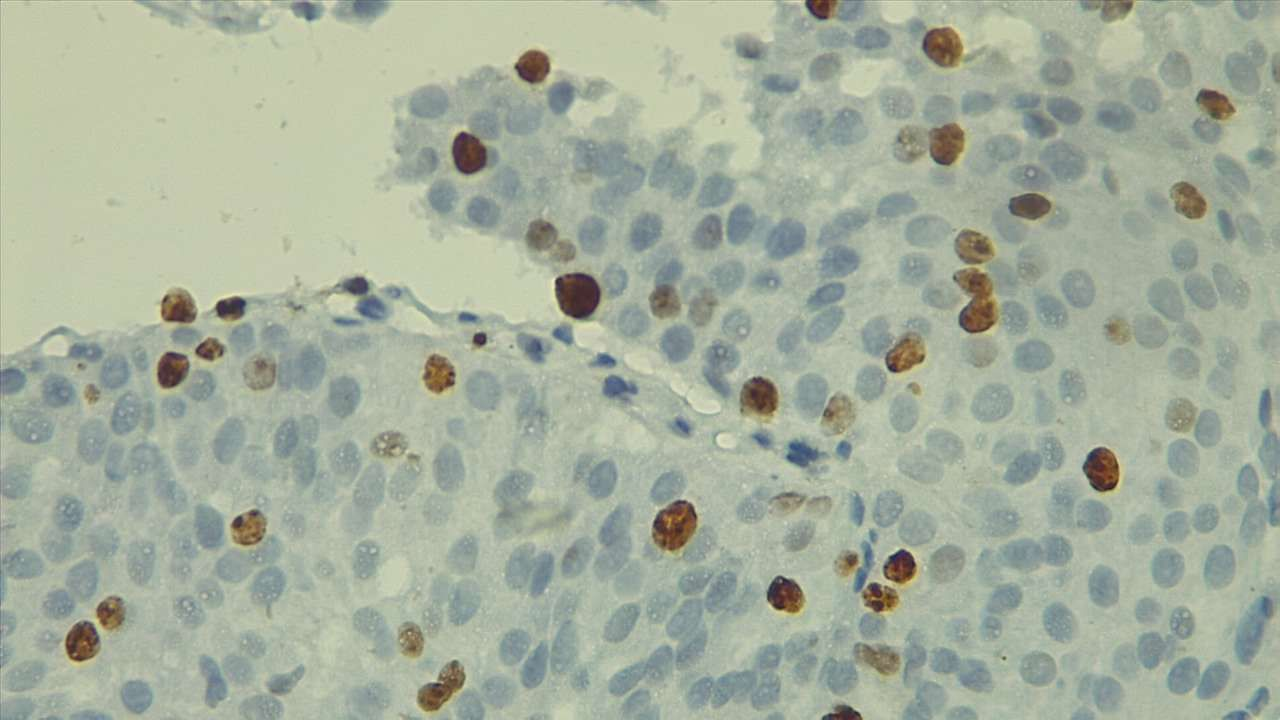
#> input picture EZE004 (5) (1).jpg, 1280 x 720 px, found by its file name
$ jupyter execute --allow-errors 'MASCARA para fondo.ipynb'
#> lines starting #> are read from the running program, lines starting #| are printed output that depends on the picture; after the words box and inside, x2 and y2 are one past the last pixel; in counts of white or black regions, pixels touching at a corner belong together
[cell 1]
# LIBRERIAS E INSTALACIONES QUE NO TENIA (CREO QUE NO ES NECESARIO QUE LO CORRAN)
pkgs = {
    "matplotlib":       "matplotlib",
    "numpy":            "numpy",
    "pandas":           "pandas",
    "scipy":            "scipy",
    "skimage":          "scikit-image",   # el módulo es skimage, pero pip lo llama scikit-image
    "histomicstk":      "histomicstk",
    "openslide":        "openslide-python"
}

import importlib, subprocess, sys

for module_name, pip_name in pkgs.items():
    try:
        importlib.import_module(module_name)
    except ImportError:
        print(f"→ Instalando `{pip_name}` para poder usar `import {module_name}`…")
        subprocess.check_call([sys.executable, "-m", "pip", "install", pip_name])
        # tras instalar, volvemos a importar
        importlib.import_module(module_name)

[cell 2]
#LIBRERIAS
import os
import matplotlib.pyplot as plt
import numpy as np
import pandas as pd
import histomicstk as htk
from scipy import ndimage as ndi
from skimage.io import imread
from skimage.color import label2rgb
from skimage.filters import threshold_otsu
from skimage.morphology import remove_small_objects, dilation
from skimage.segmentation import watershed
from skimage.measure import label, regionprops
from skimage.measure import regionprops_table

[cell 3]
#DE RGB-->OD
import numpy as np
import cv2
import matplotlib.pyplot as plt

def rgb2od(img_rgb):
    """
    Convierte una imagen RGB (0–255) a absorbancia (densidad óptica).
    """
    # convertir a float, evitar log(0) sumando 1, normalizar /256
    img = img_rgb.astype(np.float32) + 1.0
    od = -np.log10(img / 256.0)
    return od

[cell 4]
# CARGAR LA IMAGEN
ruta = r"G:\Mi unidad\Niki Facultad\DIGPATHO\EZE004 (5) (1).jpg"#--> PONER LA DIRECCION DE DONDE TIENEN GUARDADA LA IMAGEN
rgb = cv2.imread(ruta)           # OpenCV carga en BGR
#> rgb is the input picture: shape (720, 1280, 3); mean B, G, R 157.7, 175, 165.7
rgb = cv2.cvtColor(rgb, cv2.COLOR_BGR2RGB)  # convertimos a RGB
plt.imshow(rgb)
plt.title("RGB original")
plt.axis("off")
plt.show()

[cell 5]
#3) Convertir a Densidad Óptica
od = rgb2od(rgb)
# Visualicemos cada canal OD:
fig, axes = plt.subplots(1,3, figsize=(12,4))
for i, nombre in enumerate(["R","G","B"]):
    ax = axes[i]
    im = ax.imshow(od[:,:,i], cmap="gray")
    ax.set_title(f"OD canal {nombre}")
    ax.axis("off")
    fig.colorbar(im, ax=ax, fraction=0.046)
plt.tight_layout()
#DE ACA IDENTIFIQUE QUE EL CANAL g ES EL QUE MEJOR SEPARa el fondo

[cell 6]
#-------------HISTOGRAMA CANAL G (fondo)-------------------
# Convertimos a densidad óptica y extraemos el canal G
I = rgb.astype(np.float64) / 255.0
od = -np.log(I + 1e-6)
G_od = od[:, :, 1]    # segundo plano, el “canal G” en OD
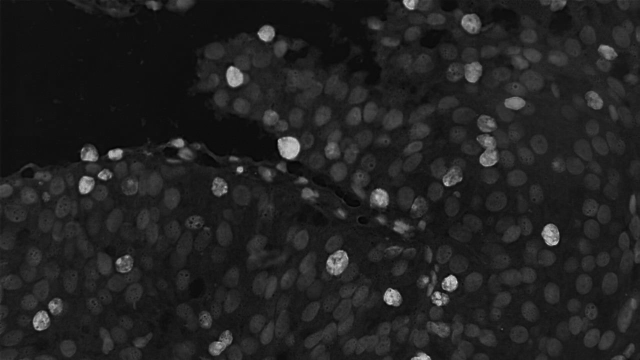
#> G_od: shape (720, 1280) float64 (shown at 1/2 size); min 0.0817, max 2.36, mean 0.391; drawn with min black and max white

# Calculamos y dibujamos su histograma
hist, bins = np.histogram(G_od.ravel(), bins=256, range=(0, G_od.max()))
#> hist = 256 values, max 62119 at index 24, min 0 at index 0, mean 3600; bins = 257 values from 0 to 2.36

plt.figure(figsize=(8,4))
plt.bar(bins[:-1], hist, width=bins[1]-bins[0], color='lightgreen', edgecolor='black')
plt.title("Histograma del canal G en OD")
plt.xlabel("Densidad óptica (canal G)")
plt.ylabel("Número de píxels")
plt.tight_layout()
plt.show()

[cell 7]
# Calculamos el bin central de la barra más alta
bin_centers = (bins[:-1] + bins[1:]) / 2
#> bin_centers = 256 values from 0.00462 to 2.36
max_idx    = np.argmax(hist)
#> max_idx = 24
peak_val   = bin_centers[max_idx]
#> peak_val = 0.226

# Definimos un intervalo alrededor del pico, p. ej. ±0.05 OD
delta = 0.05
x_min = max(0, peak_val - delta)
#> x_min = 0.176
x_max = peak_val + delta
#> x_max = 0.276

# Volvemos a dibujar el histograma con zoom
plt.figure(figsize=(8,4))
plt.bar(bin_centers, hist, width=bins[1]-bins[0], color='lightgreen', edgecolor='black')
plt.title("Histograma canal G en OD (zoom en pico de fondo)")
plt.xlabel("Densidad óptica (canal G)")
plt.ylabel("Número de píxels")
plt.xlim(x_min, x_max)
plt.tight_layout()
plt.show()
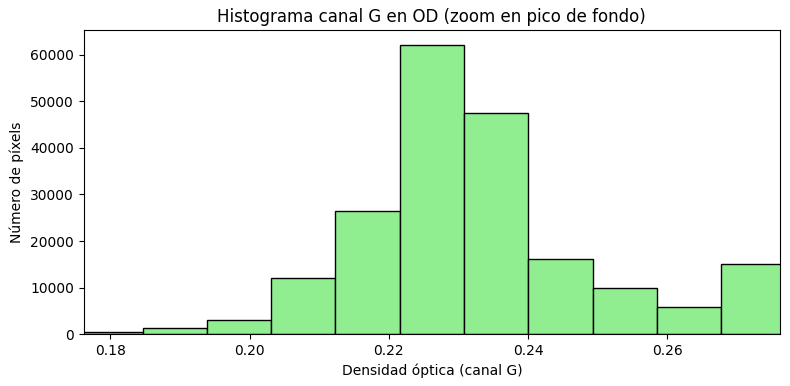
#> figure drawn by matplotlib, 1 panel; tallest bar 62119 high, from x = 0.222 to 0.231

print(f"Pico máximo en OD canal G ≃ {peak_val:.3f}")
#| Pico máximo en OD canal G ≃ 0.226

[cell 8]
# -------------------------------------------------------
# 1) Definimos una tolerancia alrededor del pico para capturar bien el fondo
delta = 0.02
threshold_low  = peak_val - delta
#> threshold_low = 0.206
threshold_high = peak_val + delta
#> threshold_high = 0.246

# 2) Creamos la máscara de fondo
bg_mask = (G_od >= threshold_low) & (G_od <= threshold_high)
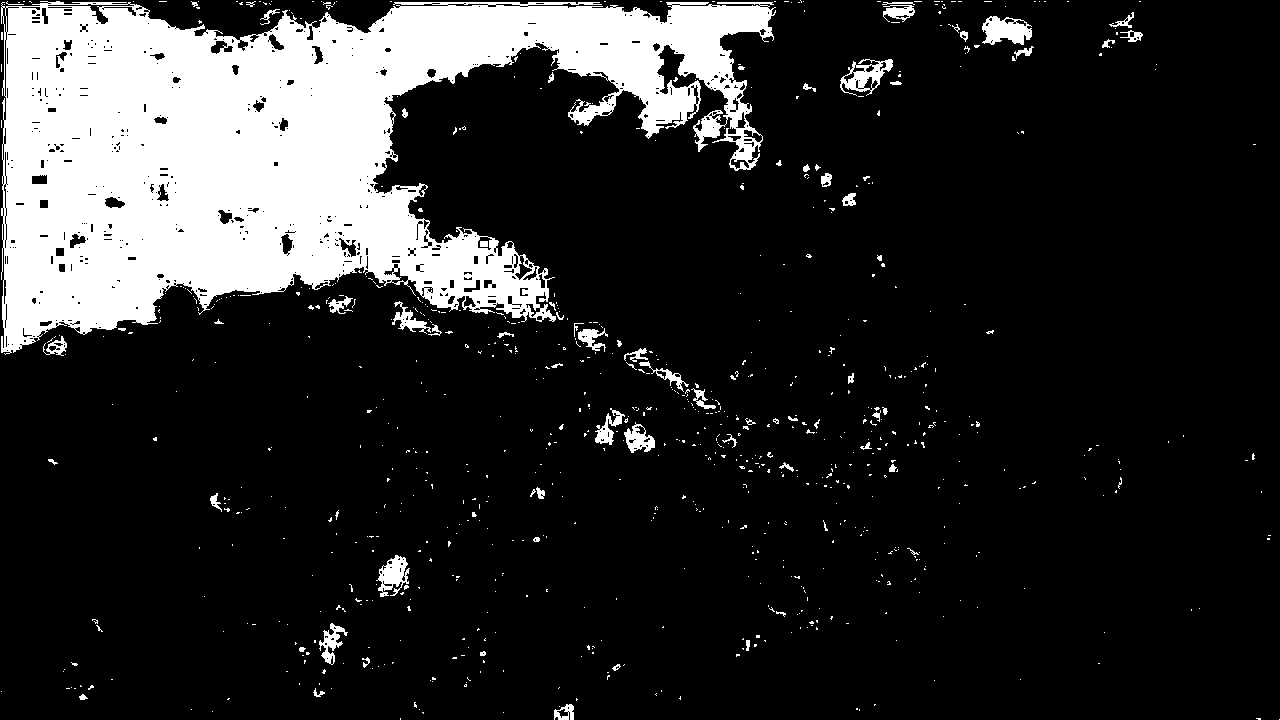
#> bg_mask: shape (720, 1280) bool; 17% white; 812 white regions (739 under 20 px), largest, box (x1, y1, x2, y2) and area: (1, 1, 776, 355) 144861, (982, 16, 1032, 45) 969, (840, 59, 893, 96) 833

# 3) Pintamos ese fondo de verde
overlay_bg = rgb.copy()
overlay_bg[bg_mask] = [0,255,0]
#> overlay_bg: shape (720, 1280, 3); mean R, G, B 132.2, 183.8, 128.2

# 4) “Eliminamos” el fondo poniendo esos píxeles a negro
no_bg = rgb.copy()
no_bg[bg_mask] = [0,0,0]
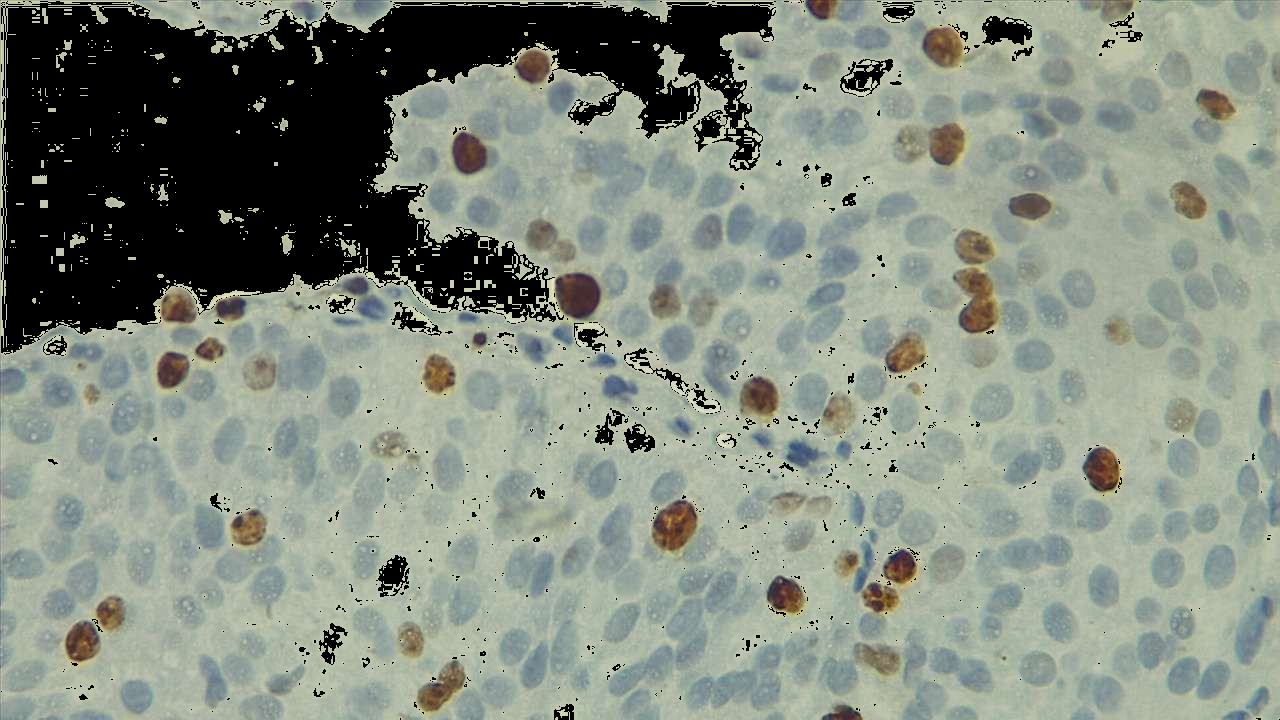
#> no_bg: shape (720, 1280, 3); mean R, G, B 132.2, 140.5, 128.2

# 5) Mostramos todo lado a lado
fig, axes = plt.subplots(1,3, figsize=(15,5))

axes[0].imshow(rgb)
axes[0].set_title("Original")
axes[0].axis("off")

axes[1].imshow(overlay_bg)
axes[1].set_title("Fondo en verde")
axes[1].axis("off")

axes[2].imshow(no_bg)
axes[2].set_title("Sin fondo")
axes[2].axis("off")

plt.tight_layout()
plt.show()

$ run again, with EZE007 (12) (1).jpg copied over EZE004 (5) (1).jpg
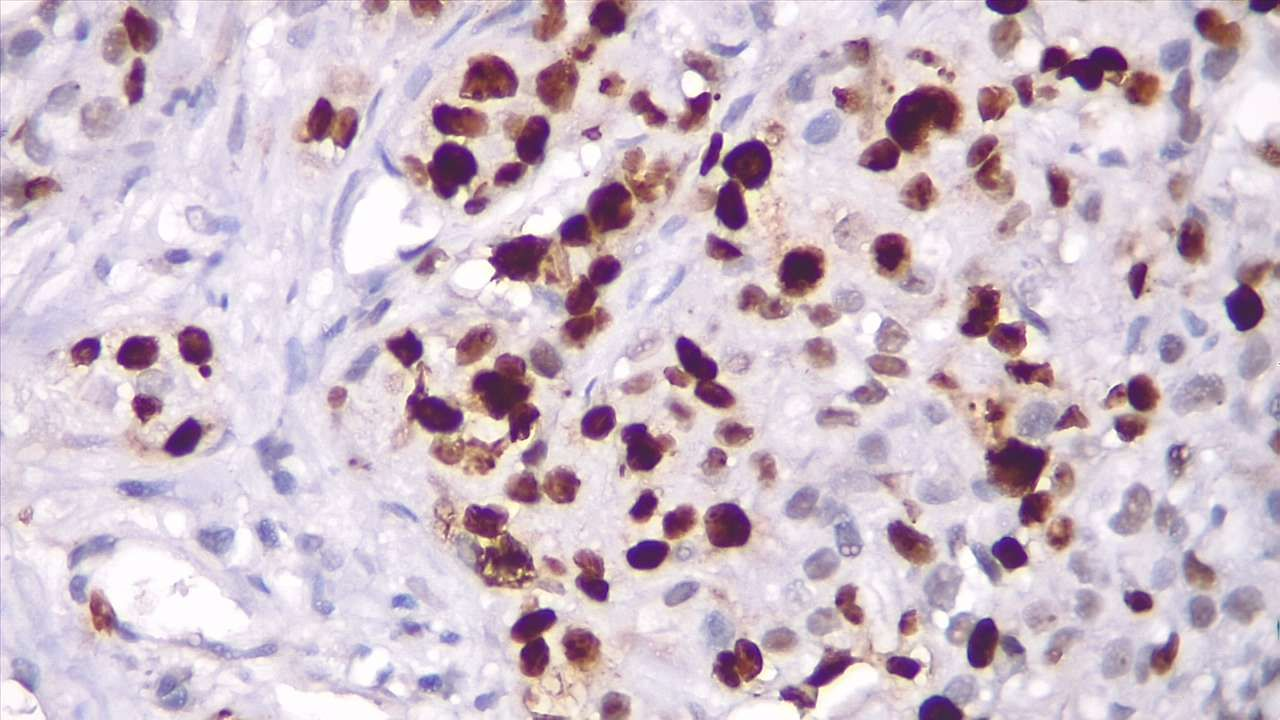
#> input picture EZE007 (12) (1).jpg, 1280 x 720 px, found by its file name
#> rgb is the input picture: shape (720, 1280, 3); mean B, G, R 201.2, 189.1, 206
#> hist = 256 values, max 79025 at index 9, min 0 at index 89, mean 3596.4; bins = 257 values from 0 to 3.93
#> bin_centers = 256 values from 0.00768 to 3.92
#> max_idx = 9
#> peak_val = 0.146
#> x_min = 0.0959
#> x_max = 0.196
#| Pico máximo en OD canal G ≃ 0.146
#> threshold_low = 0.126
#> threshold_high = 0.166
#> `bg_mask = (G_od >= threshold_low) & (G_od <= threshold_high)`:
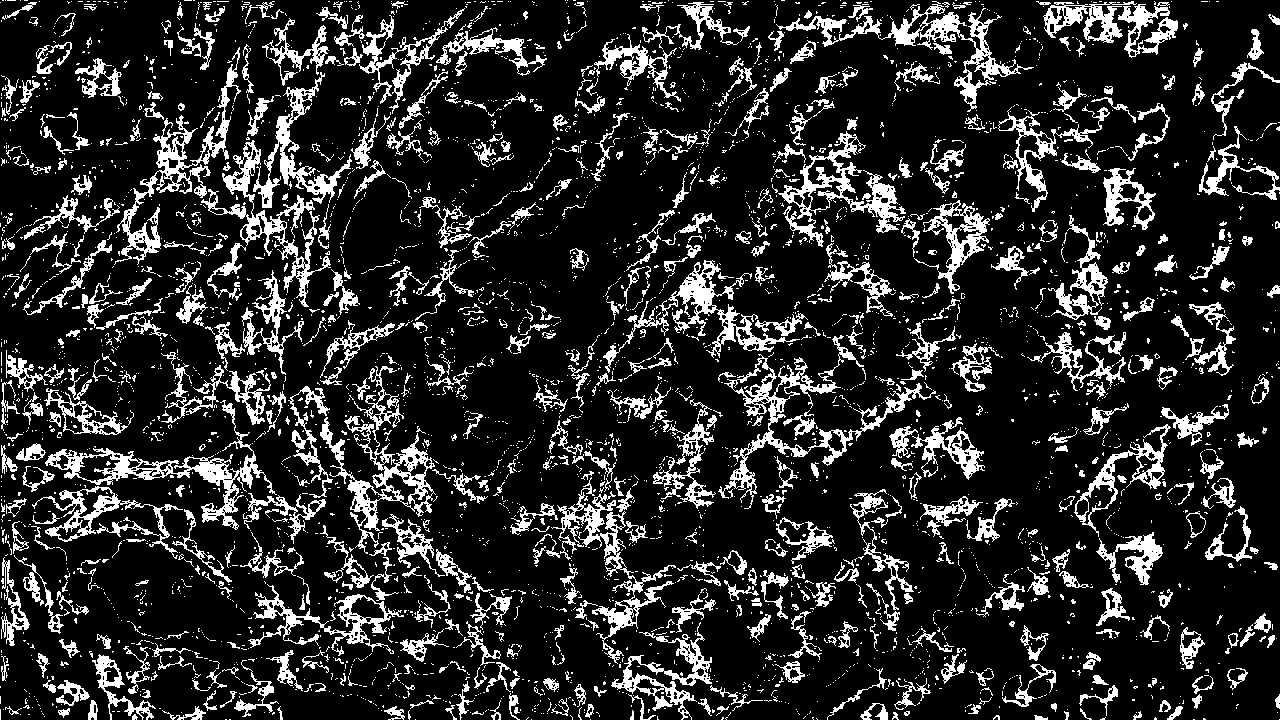
#> bg_mask: shape (720, 1280) bool; 16.6% white; 4043 white regions (3402 under 20 px), largest, box (x1, y1, x2, y2) and area: (718, 335, 936, 509) 4315, (45, 400, 277, 530) 3789, (776, 1, 1034, 112) 3716
#> overlay_bg: shape (720, 1280, 3); mean R, G, B 167.7, 194.9, 163.4
#> `no_bg[bg_mask] = [0,0,0]`:
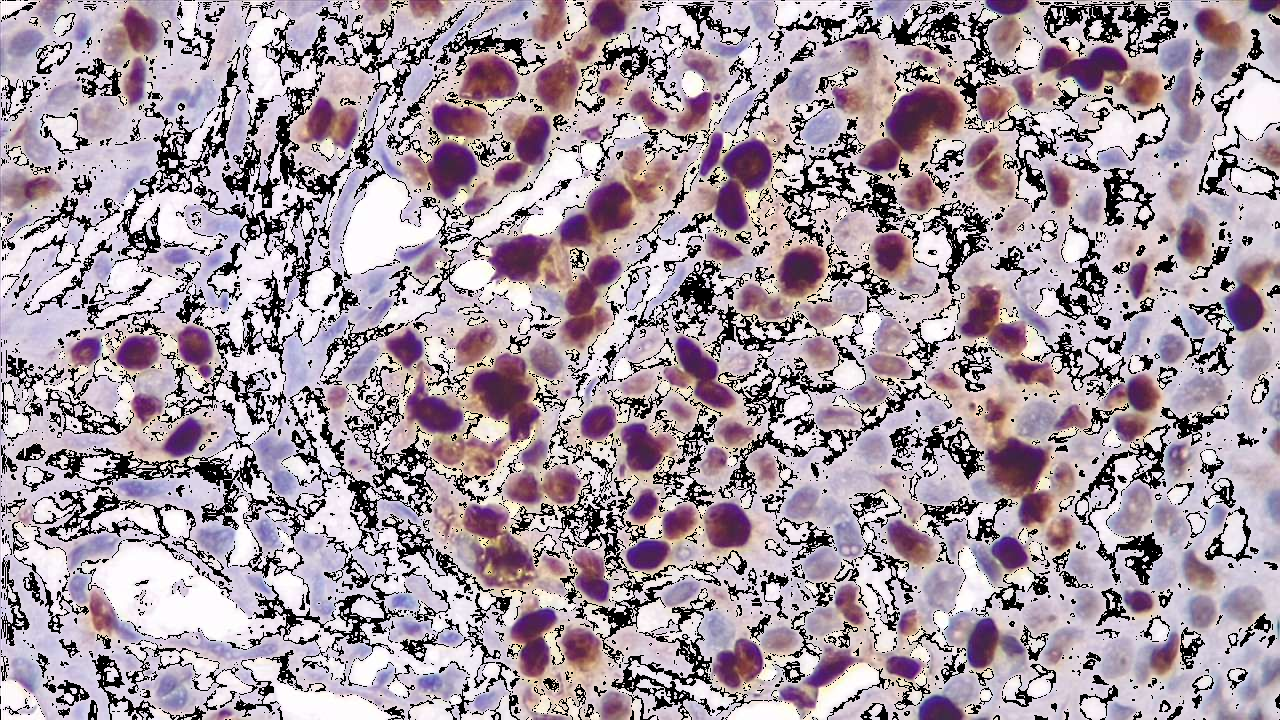
#> no_bg: shape (720, 1280, 3); mean R, G, B 167.7, 152.5, 163.4
